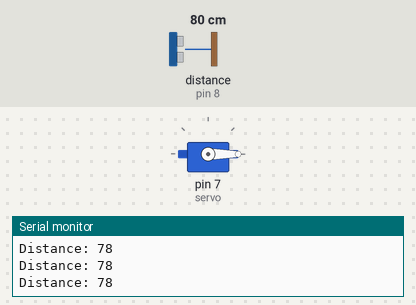
Recording of a sketch running on a simulated Arduino Uno, built with avr-gcc and run on an emulated ATmega328P. On the bench: servo, the last lines printed to the serial monitor. Wiring (inferred from the names in the program): ultrasonic range finder: trigger pin 9; echo pin 8. Inputs (shaded band) come from the test bench; at power-on: distance to the obstacle (sensor on pin 8) 80 cm. The echo pulse lasts 58.3 µs per cm.

Above: at 3.2 s.
3.3 s: distance to the obstacle (sensor on pin 8) set to 12 cm
4.8 s: distance to the obstacle (sensor on pin 8) set to 9 cm
At 6.1 s:
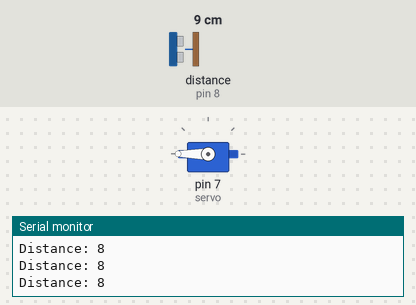
6.4 s: distance to the obstacle (sensor on pin 8) set to 18 cm
At 6.9 s:
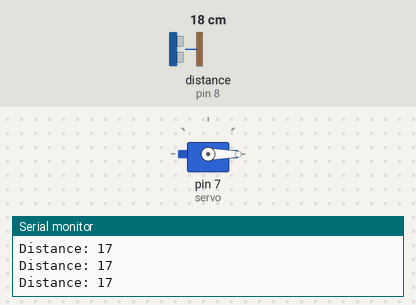
8.0 s: distance to the obstacle (sensor on pin 8) set to 2 cm
At 9.2 s:
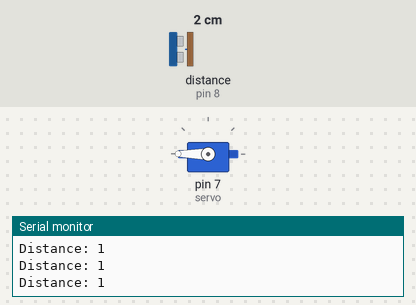
Timing chart, 0 to 10.6 s (numbered marks = the images above; inputs shaded):
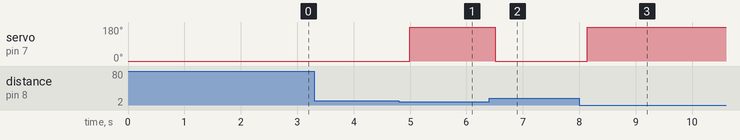

The sketch:

UltrasonicAndServo.ino
```cpp
/*
  Created by: Evan Beaudoin
  Created on: March 2023
  Uses the HC-SR04 distance sensor to detect when the distance is
  less than 10 to move a servo
*/


#include <Servo.h>

Servo servo;

const int TRIGPIN = 9;
const int ECHOPIN = 8;

long duration;
int distance;

void setup() {
  Serial.begin(9600);
  pinMode(TRIGPIN,  OUTPUT);
  pinMode(ECHOPIN, INPUT);

  servo.attach(7);
  servo.write(0);
  delay(2000);

}
void  loop() {
  digitalWrite(TRIGPIN, LOW);
  delayMicroseconds(2);
  digitalWrite(TRIGPIN, HIGH);
  delayMicroseconds(10);
  digitalWrite(TRIGPIN, LOW);

  duration = pulseIn(ECHOPIN, HIGH);
  distance = duration * 0.034 / 2;
  Serial.print("Distance: ");
  Serial.println(distance);
  delay(100);

  if (distance < 10)
  {
    servo.write(180);
  }
  else
  {
    servo.write(0);
  }
}
```

Measured:
- the behaviour switches between 11 and 10 cm on distance to the obstacle (sensor on pin 8) (found by bisection; images 0 and 1)
- after the input at 4.8 s, servo on pin 7 (servo): 0° → 180° after 0.19 s
- after the input at 6.4 s, servo on pin 7 (servo): 180° → 0° after 0.11 s
- after the input at 8.0 s, servo on pin 7 (servo): 0° → 180° after 0.14 s
